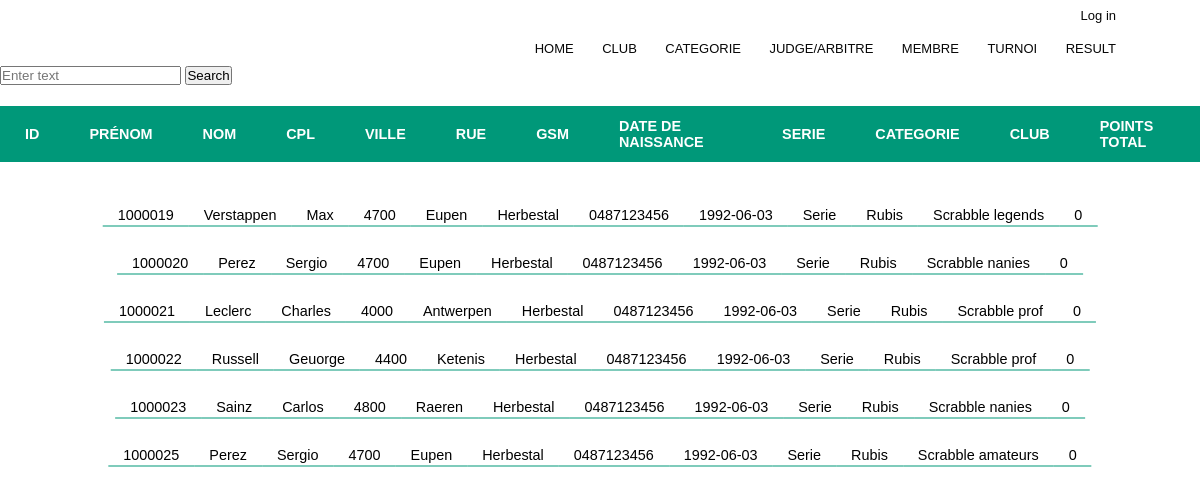
The page /php_projekt/View/membre-view.php on the database its author committed.
### tables this page shows
CREATE TABLE `membre` (
  `id` int NOT NULL,
  `nom` varchar(100) NOT NULL,
  `prenom` varchar(100) NOT NULL,
  `codePostal` varchar(100) DEFAULT NULL,
  `localite` varchar(100) DEFAULT NULL,
  `rue` varchar(100) DEFAULT NULL,
  `gsm` varchar(100) DEFAULT NULL,
  `dateDeNaissance` date NOT NULL,
  `serie` varchar(100) DEFAULT NULL,
  `categorie` int DEFAULT NULL,
  `codeClub` int DEFAULT NULL,
  `totalPointsSaison` int DEFAULT NULL,
  `moteDePass` varchar(100) DEFAULT NULL,
  `email` varchar(100) NOT NULL
);

CREATE TABLE `categorie` (
  `id` int NOT NULL,
  `nom` varchar(100) DEFAULT NULL,
  `ageMin` int DEFAULT NULL,
  `ageMax` int DEFAULT NULL
);

CREATE TABLE `club` (
  `id` int NOT NULL,
  `nom` varchar(100) DEFAULT NULL,
  `codePostal` varchar(100) DEFAULT NULL,
  `localite` varchar(100) DEFAULT NULL,
  `rue` varchar(100) DEFAULT NULL,
  `responsable` int DEFAULT NULL
);

### php_projekt/Controller/membre.php (called while the page is built, shortened)
<?php
class membre {
    private $id;
    private $nom;
    private $prenom;
    private $codePostal;
    private $localite;
    private $rue;
    private $gsm;
    private $dateDeNaissance;
    private $serie;
    private $categorie;
    private $codeClub;
    private $totalPointsSaison;
    function __construct($id=null, $nom=null, $prenom=null, $codePostal=null, $localite= null,
    $rue=null,$gsm=null,$dateDeNaissance=null,$serie=null,$categorie=null,$codeClub=null,
    $totalPointsSaison=null,$moteDePass=null,$email=null)
    {
        $this->id=$id;
        $this->nom = $nom;
        $this->prenom = $prenom;
        $this->codePostal = $codePostal;
        $this->localite = $localite;
        $this->rue = $rue;
        $this->gsm = $gsm;
        $this->dateDeNaissance = $dateDeNaissance;
        $this->serie = $serie;
        $this->categorie = $categorie;
        $this->codeClub = $codeClub;
        $this->totalPointsSaison = $totalPointsSaison;
    }
    public function setID ($id) {
        $this->id=$id;
    }
    public function setNom ($nom) {
        $this->nom=$nom;
    }
    public function setPrenom ($prenom) {
        $this->prenom=$prenom;
    }
    public function setCodePostal ($codePostal) {
        $this->codePostal=$codePostal;
    }
    public function setLocalite ($localite) {
        $this->localite=$localite;
    }
    public function setRue ($rue) {
        $this->rue=$rue;
    }
    public function setGsm ($gsm) {
        $this->gsm=$gsm;
    }
    public function getID () {
        return ($this->id);
    }
    public function getNom () {
        return ($this->nom);
    }
    public function getPrenom () {
        return ($this->prenom);
    }
    public function getCodePostal () {
        return ($this->codePostal);
    }
    public function getLocalite () {
        return ($this->localite);
    }
    public function getRue () {
        return ($this->rue);
    }
    public function getGsm () {
        return ($this->gsm);
    }
    public function setDateDeNaissance ($dateDeNaissance) {
        $this->dateDeNaissance=$dateDeNaissance;
    }
    public function getDateDeNaissance () {
        return ($this->dateDeNaissance);
    }
    public function setSerie ($serie) {
        $this->serie=$serie;
    }
    public function getSerie () {
        return ($this->serie);
    }
    public function setCategorie ($categorie) {
        $this->categorie=$categorie;
    }
    public function getCategorie () {
        return ($this->categorie);
    }
    public function setCodeClub ($codeClub) {
        $this->codeClub=$codeClub;
    }
    public function getCodeClub () {
        return ($this->codeClub);
    }
    public function setTotalPointsSaison ($totalPointsSaison) {
        $this->totalPointsSaison=$totalPointsSaison;
    }
    public function getTotalPointsSaison () {
        return ($this->totalPointsSaison);
    }
}
?>

### php_projekt/Model/AccesDB.php (called while the page is built, shortened)
<?php
class AccesDB {
    public function ListerLesMembre() {
        $conn=DB_mySqli::getInstance();
        $membreList = array();
        $query= "select membre.id,membre.nom,membre.prenom,membre.codePostal, membre.localite, membre.rue, membre.gsm, membre.dateDeNaissance, membre.serie, categorie.nom as categorie, club.nom as codeClub, membre.totalPointsSaison, membre.moteDePass, membre.email
        FROM ((membre INNER JOIN categorie ON membre.categorie =categorie.id) INNER JOIN club ON membre.codeClub = club.id)";
        $result = $conn->query($query);
            $rows= $result->num_rows;
            for($i=0; $i<$rows; ++$i) {
                    $membre = new membre();
                    $membreList[]= $membre;
                }
            return $membreList;
    }
}
?>

### php_projekt/View/presentation.php (the view, shortened to what this page needs)
<?php
require_once '../Controller/membre.php';
class Presentation {
    public function membersList($members) {
        echo <<<__END
            <table class="content-table">
        <thead>
            <tr>
                <th>ID</th>
                <th>PRÉNOM</th>
                <th>NOM</th>
                <th>CPL</th>
                <th>VILLE</th>
                <th>RUE</th>
                <th>GSM</th>
                <th>DATE DE NAISSANCE</th>
                <th>SERIE</th>
                <th>CATEGORIE</th>
                <th>CLUB</th>
                <th>POINTS TOTAL</th>
            </tr>
            </thead>
            </table>
        __END;
            foreach($members as $unMembre){
                    $id = $unMembre->getID();
                    $nom = $unMembre->getNom();
                    $prenom = $unMembre->getPrenom();
                    $cpl = $unMembre->getCodePostal();
                    $ville = $unMembre->getLocalite();
                    $rue = $unMembre->getRue();
                    $gsm = $unMembre->getGsm();
                    $dateNess = $unMembre->getDateDeNaissance();
                    $serie = $unMembre->getSerie();
                    $categorie = $unMembre->getCategorie();
                    $codeClub = $unMembre->getCodeClub();
                    $points = $unMembre->getTotalPointsSaison();
                    echo "
                            <table class='content-table'>
                            <tbody>
                            <tr>
                                <td>$id</td>
                                <td>$nom</td>
                                <td>$prenom</td>
                                <td>$cpl</td>
                                <td>$ville</td>
                                <td>$rue</td>
                                <td>$gsm</td>
                                <td>$dateNess</td>
                                <td>$serie</td>
                                <td>$categorie</td>
                                <td>$codeClub</td>
                                <td>$points</td>";
                    echo "
                            </tr>
                            </tbody>
                            </table>
                            ";
                }
    }
    }
?>

### php_projekt/style.css (style rules this page uses)
* { margin: 0; padding: 0; font-family: 'Poppins', sans-serif; }
.content-table { position: relative; top: 3%; left: 50%; transform: translate(-50%, -50%); border-collapse:collapse; margin:25px 0; font-size: 0.9em; min-width:600px; }
.content-table thead tr { background-color: #009879; color: #ffffff; text-align: left; }
.content-table th { padding: 12px 25px; }
.content-table td { padding: 3px 15px; }
.content-table tbody tr { border-bottom: 1px solid #009879; }

### rows shown on the page
membre: id "1000019", nom "Verstappen", prenom "Max", codePostal "4700", localite "Eupen", rue "Herbestal", gsm "0487123456", dateDeNaissance "1992-06-03", serie "Serie", categorie.nom "Rubis", club.nom "Scrabble legends", totalPointsSaison "0"
membre: id "1000020", nom "Perez", prenom "Sergio", codePostal "4700", localite "Eupen", rue "Herbestal", gsm "0487123456", dateDeNaissance "1992-06-03", serie "Serie", categorie.nom "Rubis", club.nom "Scrabble nanies", totalPointsSaison "0"
membre: id "1000021", nom "Leclerc", prenom "Charles", codePostal "4000", localite "Antwerpen", rue "Herbestal", gsm "0487123456", dateDeNaissance "1992-06-03", serie "Serie", categorie.nom "Rubis", club.nom "Scrabble prof", totalPointsSaison "0"
membre: id "1000022", nom "Russell", prenom "Geuorge", codePostal "4400", localite "Ketenis", rue "Herbestal", gsm "0487123456", dateDeNaissance "1992-06-03", serie "Serie", categorie.nom "Rubis", club.nom "Scrabble prof", totalPointsSaison "0"
membre: id "1000023", nom "Sainz", prenom "Carlos", codePostal "4800", localite "Raeren", rue "Herbestal", gsm "0487123456", dateDeNaissance "1992-06-03", serie "Serie", categorie.nom "Rubis", club.nom "Scrabble nanies", totalPointsSaison "0"
membre: id "1000025", nom "Perez", prenom "Sergio", codePostal "4700", localite "Eupen", rue "Herbestal", gsm "0487123456", dateDeNaissance "1992-06-03", serie "Serie", categorie.nom "Rubis", club.nom "Scrabble amateurs", totalPointsSaison "0"
